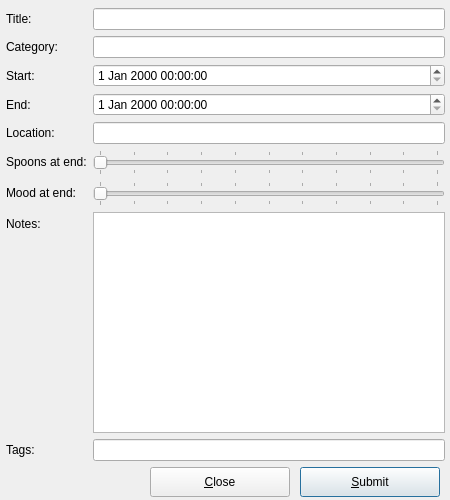
<?xml version="1.0" encoding="UTF-8"?>
<ui version="4.0">
 <class>LogEvent</class>
 <widget class="QDialog" name="Entry">
  <property name="geometry">
   <rect>
    <x>0</x>
    <y>0</y>
    <width>450</width>
    <height>500</height>
   </rect>
  </property>
  <property name="windowTitle">
   <string>Dialog</string>
  </property>
  <widget class="QWidget" name="formLayoutWidget">
   <property name="geometry">
    <rect>
     <x>0</x>
     <y>0</y>
     <width>451</width>
     <height>461</height>
    </rect>
   </property>
   <layout class="QFormLayout" name="formLayout">
    <property name="leftMargin">
     <number>6</number>
    </property>
    <property name="topMargin">
     <number>8</number>
    </property>
    <property name="rightMargin">
     <number>6</number>
    </property>
    <property name="bottomMargin">
     <number>0</number>
    </property>
    <item row="0" column="0">
     <widget class="QLabel" name="label">
      <property name="text">
       <string>Title:</string>
      </property>
      <property name="buddy">
       <cstring>lineEdit</cstring>
      </property>
     </widget>
    </item>
    <item row="0" column="1">
     <widget class="QLineEdit" name="lineEdit"/>
    </item>
    <item row="1" column="0">
     <widget class="QLabel" name="label_2">
      <property name="text">
       <string>Category:</string>
      </property>
      <property name="buddy">
       <cstring>lineEdit_2</cstring>
      </property>
     </widget>
    </item>
    <item row="1" column="1">
     <widget class="QLineEdit" name="lineEdit_2"/>
    </item>
    <item row="2" column="0">
     <widget class="QLabel" name="label_3">
      <property name="text">
       <string>Start:</string>
      </property>
      <property name="buddy">
       <cstring>dateTimeEdit</cstring>
      </property>
     </widget>
    </item>
    <item row="2" column="1">
     <widget class="QDateTimeEdit" name="dateTimeEdit"/>
    </item>
    <item row="3" column="0">
     <widget class="QLabel" name="label_4">
      <property name="text">
       <string>End:</string>
      </property>
      <property name="buddy">
       <cstring>dateTimeEdit_2</cstring>
      </property>
     </widget>
    </item>
    <item row="3" column="1">
     <widget class="QDateTimeEdit" name="dateTimeEdit_2"/>
    </item>
    <item row="4" column="0">
     <widget class="QLabel" name="label_5">
      <property name="text">
       <string>Location:</string>
      </property>
      <property name="buddy">
       <cstring>lineEdit_3</cstring>
      </property>
     </widget>
    </item>
    <item row="4" column="1">
     <widget class="QLineEdit" name="lineEdit_3"/>
    </item>
    <item row="5" column="0">
     <widget class="QLabel" name="label_6">
      <property name="text">
       <string>Spoons at end:</string>
      </property>
      <property name="buddy">
       <cstring>horizontalSlider</cstring>
      </property>
     </widget>
    </item>
    <item row="5" column="1">
     <widget class="QSlider" name="horizontalSlider">
      <property name="sizePolicy">
       <sizepolicy hsizetype="Expanding" vsizetype="Fixed">
        <horstretch>0</horstretch>
        <verstretch>0</verstretch>
       </sizepolicy>
      </property>
      <property name="maximum">
       <number>100</number>
      </property>
      <property name="orientation">
       <enum>Qt::Horizontal</enum>
      </property>
      <property name="tickPosition">
       <enum>QSlider::TicksBothSides</enum>
      </property>
      <property name="tickInterval">
       <number>10</number>
      </property>
     </widget>
    </item>
    <item row="6" column="0">
     <widget class="QLabel" name="label_7">
      <property name="text">
       <string>Mood at end:</string>
      </property>
      <property name="buddy">
       <cstring>horizontalSlider_2</cstring>
      </property>
     </widget>
    </item>
    <item row="6" column="1">
     <widget class="QSlider" name="horizontalSlider_2">
      <property name="maximum">
       <number>100</number>
      </property>
      <property name="orientation">
       <enum>Qt::Horizontal</enum>
      </property>
      <property name="tickPosition">
       <enum>QSlider::TicksBothSides</enum>
      </property>
      <property name="tickInterval">
       <number>10</number>
      </property>
     </widget>
    </item>
    <item row="7" column="0">
     <widget class="QLabel" name="label_8">
      <property name="text">
       <string>Notes:</string>
      </property>
      <property name="buddy">
       <cstring>textEdit</cstring>
      </property>
     </widget>
    </item>
    <item row="8" column="0">
     <widget class="QLabel" name="label_9">
      <property name="text">
       <string>Tags:</string>
      </property>
      <property name="buddy">
       <cstring>lineEdit_4</cstring>
      </property>
     </widget>
    </item>
    <item row="8" column="1">
     <widget class="QLineEdit" name="lineEdit_4"/>
    </item>
    <item row="7" column="1">
     <widget class="QTextEdit" name="textEdit"/>
    </item>
   </layout>
  </widget>
  <widget class="QPushButton" name="pushButton">
   <property name="geometry">
    <rect>
     <x>300</x>
     <y>467</y>
     <width>140</width>
     <height>30</height>
    </rect>
   </property>
   <property name="text">
    <string>&amp;Submit</string>
   </property>
  </widget>
  <widget class="QPushButton" name="pushButton_2">
   <property name="geometry">
    <rect>
     <x>150</x>
     <y>467</y>
     <width>140</width>
     <height>30</height>
    </rect>
   </property>
   <property name="text">
    <string>&amp;Close</string>
   </property>
  </widget>
 </widget>
 <resources/>
 <connections/>
</ui>
